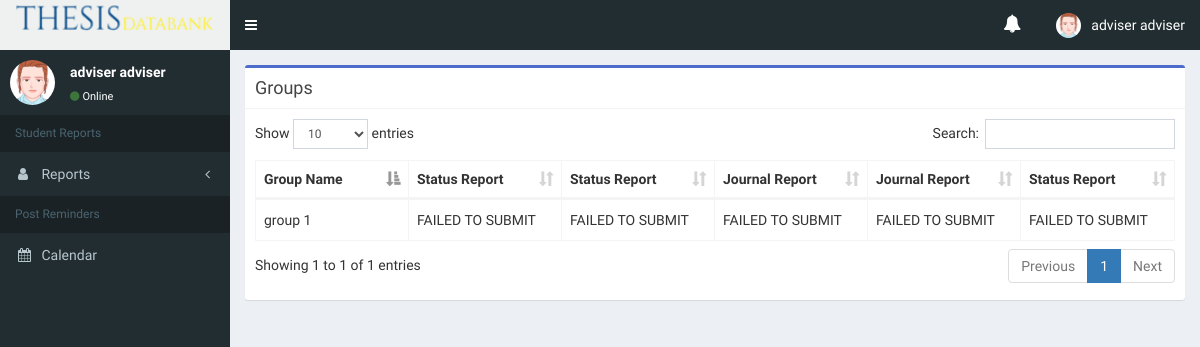
The app's page /coordinator/fetch_report.php (signed in), older data.
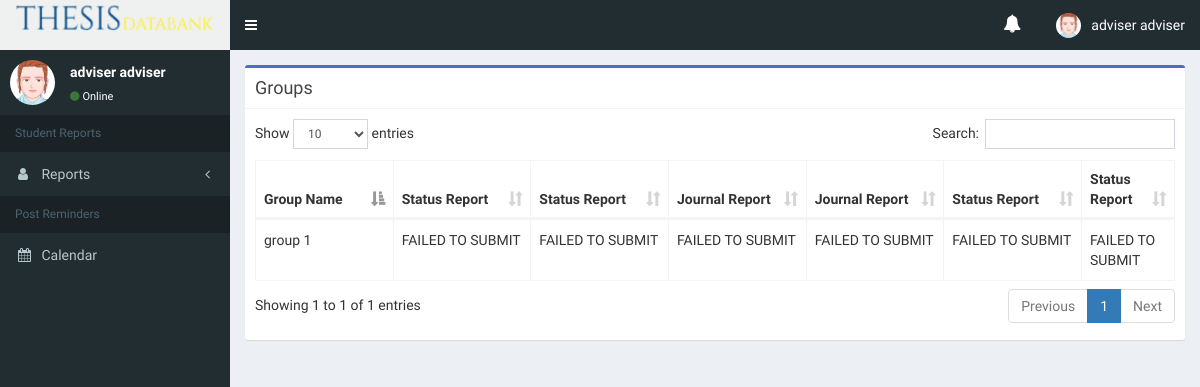
The same page, newer data.
### tables this page shows
CREATE TABLE `events` (
  `id` int(11) NOT NULL,
  `title` varchar(255) NOT NULL,
  `sem` int(11) NOT NULL,
  `event_type` int(11) NOT NULL,
  `course` int(11) NOT NULL,
  `Description` varchar(255) NOT NULL,
  `start` datetime NOT NULL,
  `end` datetime NOT NULL,
  `user_id` int(11) NOT NULL,
  `backgroundColor` varchar(255) NOT NULL
);

CREATE TABLE `groups` (
  `id` int(11) NOT NULL,
  `adviser` int(11) NOT NULL,
  `sem` int(11) NOT NULL,
  `program` tinyint(1) NOT NULL,
  `name` varchar(255) NOT NULL
);

### coordinator/fetch_report.php (the view, shortened to what the changed rows need)
<?php
    include("../config/connectdb.php");
    $sem = $_SESSION['sem'];
    if(isset($_GET['type'])) {
        $type = $_GET['type'];
    }else $type = 1;
?>
<!DOCTYPE html>
<html>
    <head>
        <link rel="stylesheet" href="../css/bootstrap/bootstrap.min.css">
        <link rel="stylesheet" href="../css/font-awesome/font-awesome.min.css">
        <link rel="stylesheet" href="../css/sweetalert/sweetalert.css">
        <link rel="stylesheet" href="../template/bower_components/datatables.net-bs/css/dataTables.bootstrap.min.css">
        <link rel="stylesheet" href="../template/dist/css/AdminLTE.min.css">
        <link rel="stylesheet" href="../template/dist/css/skins/skin-green.min.css">
        <link rel="stylesheet" href="css/main-admin.css">
        <link rel="stylesheet" href="css/validation.css">
    </head>
    <body class="hold-transition skin-green sidebar-mini fixed">
        <div class="wrapper">
            <div class="content-wrapper">
                <section class="content">
                <div class="row">
                        <div class = "col-md-12">
                            <div class="box box-info border-blue">
                                <div class="box-body">
                                    <table id='tblSreport' class="table table-bordered table-hover table-custom">
                                        <thead>
                                            <tr>
                                                <th width="15%">Group Name</th>
                                                <?php
                                                    $sqlEvents = "select * from events where sem = $sem  and event_type = 2
                                                        ORDER BY start ASC";
                                                    $res = mysqli_query($con, $sqlEvents);
                                                    while($row = mysqli_fetch_assoc($res)){
                                                        echo '<th width="15%">'.$row['Description'].'</th>';
                                                    }
                                                ?>
                                            </tr>
                                        </thead>
                                        <?php
                                            $sqlEvents = "select * from events where sem = 1 and event_type = 2
                                                        ORDER BY start ASC";
                                            $res = mysqli_query($con, $sqlEvents);
                                            if(count(mysqli_fetch_assoc($res))){
                                            ?>
                                            <?php
                                                $sqlGroups = "SELECT * from groups where groups.adviser = 4 and groups.sem = 1";
                                                $resultGroups = mysqli_query($con, $sqlGroups);
                                                while($row =mysqli_fetch_assoc($resultGroups)){
                                            ?>
                                                <tr>
                                                    <td><?php echo $row['name']; ?> <br>
                                                    </td>
                                            <?php
                                                $res = mysqli_query($con, $sqlEvents);
                                                while($rowColumn = mysqli_fetch_assoc($res)){
                                                    $groupID = $row['id'];
                                                    $startdate =  $rowColumn['start'];
                                                    $enddate = $rowColumn['end'];
                                                    $eventID = $rowColumn['id'];
                                                    $sqlReports = "SELECT * FROM report WHERE group_id = $groupID AND
                                                        date_created BETWEEN '$startdate' AND '$enddate' AND
                                                        report_type = $type AND event_id = $eventID ORDER BY date_created DESC LIMIT 1";
                                                    $result = mysqli_query($con,$sqlReports);
                                                    if(mysqli_num_rows($result) < 1){
                                                        echo "<td>FAILED TO SUBMIT</td>";
                                                    }
                                                }
                                            ?>
                                                </tr>
                                            <?php
                                                }
                                            }
                                            ?>
                                    </table>
                                </div>
                            </div>
                        </div>
                    </div>
                </section>
            </div>
    </body>
</html>

Row changes from the older to the newer data that the page shows:
added events: Description "Status Report"
